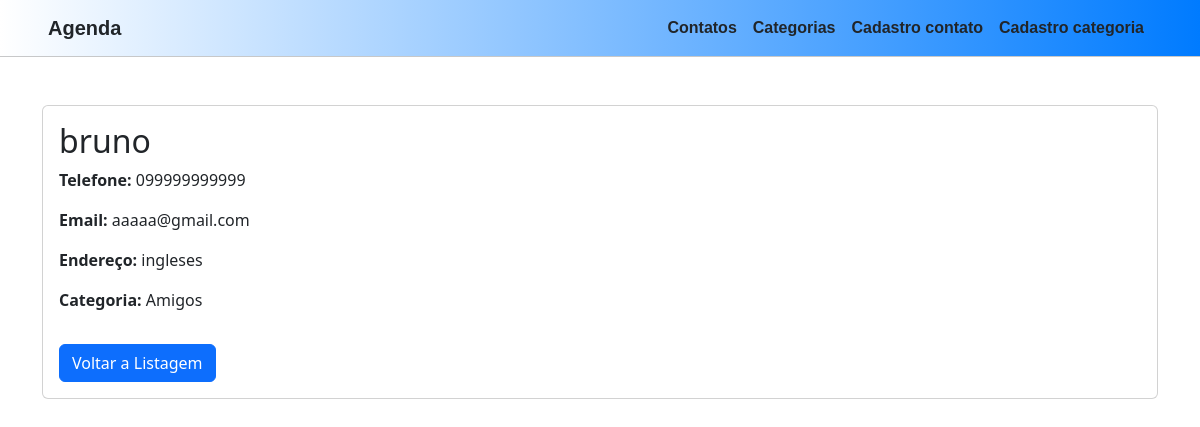
The app's page /contato/detalhes/1/ (signed in) with its own data.
### myapp/models.py (models this page shows, shortened)
class Contato(models.Model):
    nome = models.CharField(max_length=200, verbose_name="Nome")
    telefone = models.CharField(max_length=15, verbose_name="Telefone")
    email = models.EmailField(verbose_name="Email", blank=True, null=True)
    endereco = models.CharField(max_length=255, verbose_name="Endereço")
    categoria = models.ForeignKey(Categoria, on_delete=models.CASCADE, verbose_name="Categoria")
    imagem = models.ImageField(blank=True, null=True, verbose_name="Imagem")
    class Meta:
        verbose_name = "Contato"
        verbose_name_plural = "Contatos"
        ordering = ["nome"]

class Categoria(models.Model):
    nome = models.CharField(max_length=200, verbose_name="Nome")
    def __str__(self):
        return self.nome

### myapp/views.py (the view)
# urls.py: path('contato/detalhes/<int:pk>/',views.contato_detalhes_view, name='contato_detalhe'),
@login_required(login_url='login')
def contato_detalhes_view(request, pk):
    contato = Contato.objects.get(pk=pk)
    return render(request, 'myapp/contato_detalhe.html', {'contato': contato})

### myapp/templates/myapp/contato_detalhe.html (shortened to what this page needs)
<!DOCTYPE html>
<html lang="pt-BR">
<head>
    <link href="https://cdn.jsdelivr.net/npm/bootstrap@5.3.0/dist/css/bootstrap.min.css" rel="stylesheet">
</head>
<body>
    {% include 'myapp/includes/navbar.html' %}
    <main class="container my-5">
        <div class="card">
            <div class="card-body">
                <h2 class="card-title">{{ contato.nome }}</h2>
                <p class="card-text"><strong>Telefone:</strong> {{ contato.telefone }}</p>
                <p class="card-text"><strong>Email:</strong> {{ contato.email }}</p>
                <p class="card-text"><strong>Endereço:</strong> {{ contato.endereco }}</p>
                <p class="card-text"><strong>Categoria:</strong> {{ contato.categoria }}</p>
                <a href="{% url 'listagem_contatos' %}" class="btn btn-primary mt-3">Voltar a Listagem</a>
                </div>
        </div>
    </main>
</body>
</html>

### records on screen
Contato: nome "bruno", telefone "099999999999", email "aaaaa@gmail.com", endereco "ingleses", categoria "Amigos"
